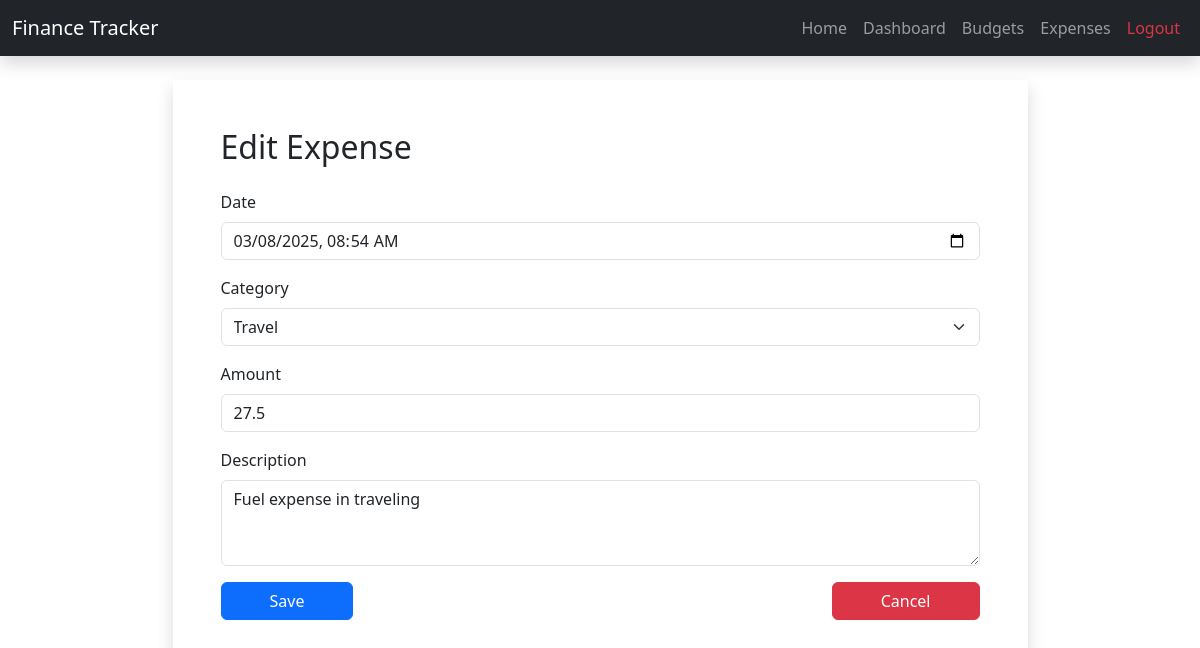
/edit_expense/6 (signed in), run on an earlier commit of the app's database.
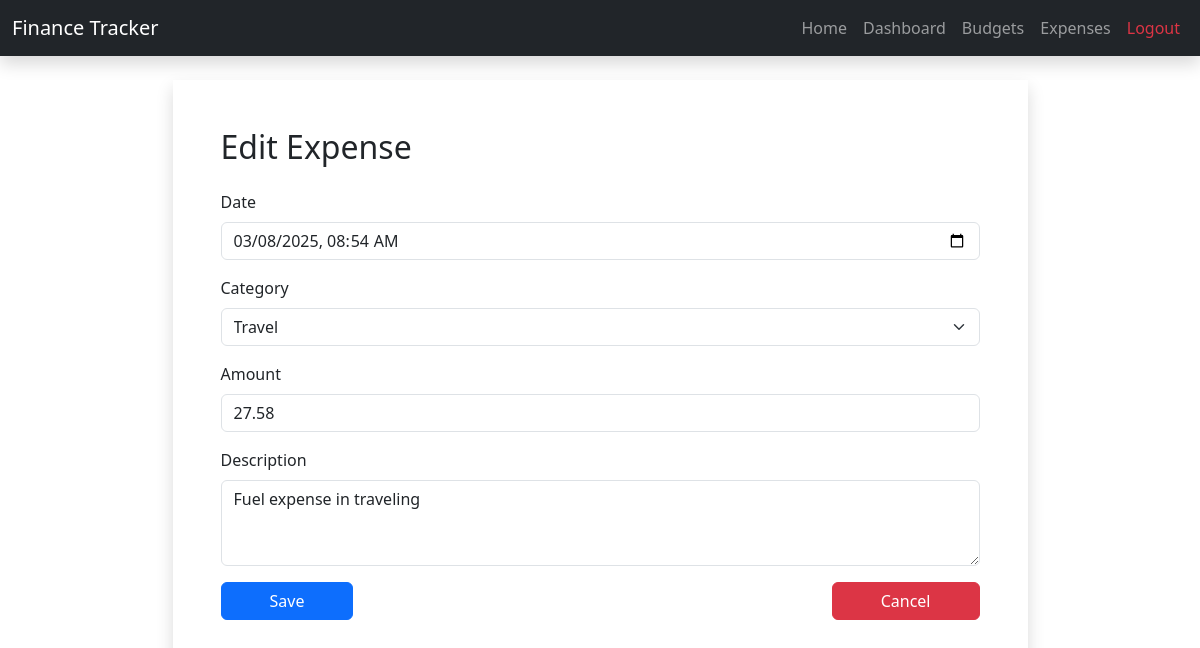
And on a later commit of the database.
### app/models.py (models this page shows, shortened)
class Expense(db.Model):
    id = db.Column(db.Integer, primary_key=True)
    user_id = db.Column(db.Integer, db.ForeignKey('user.id'), nullable=False)
    amount = db.Column(db.Float, nullable=False)
    category_id = db.Column(db.Integer, db.ForeignKey('category.id'), nullable=False)
    description = db.Column(db.String(255), nullable=True)
    date = db.Column(db.DateTime, nullable=False, default=lambda: datetime.now(utc_zone).astimezone(local_tz))
    category = db.relationship('Category', backref='expenses')

class Category(db.Model):
    id = db.Column(db.Integer, primary_key=True)
    name = db.Column(db.String(50), unique=True, nullable=False)

### app/routes.py (the view, shortened to what this page needs)
@bp.route('/edit_expense/<int:expense_id>', methods=['GET', 'POST'])
@login_required
def edit_expense(expense_id):
    expense = Expense.query.filter_by(id=expense_id, user_id=current_user.id).first()
    if not expense:
        flash("Expense not found or access denied.", "danger")
        return redirect(url_for('main.view_expenses'))
    categories = Category.query.all()
    current_month = datetime.utcnow().month
    current_year = datetime.utcnow().year
    monthly_budget = Budget.query.filter_by(user_id=current_user.id, period="monthly", month=current_month, year=current_year).first()
    monthly_budget_amount = monthly_budget.amount if monthly_budget else 0
    total_expenses = db.session.query(func.sum(Expense.amount)).filter(
        Expense.user_id == current_user.id,
        func.extract('month', Expense.date) == current_month,
        func.extract('year', Expense.date) == current_year
    ).scalar() or 0
    remaining_budget = monthly_budget_amount - total_expenses + expense.amount
    return render_template('edit_expense.html', expense=expense, categories=categories)

### app/__init__.py (called while the page is built)
@login_manager.user_loader
def load_user(user_id):
    from app.models import User
    return User.query.get(int(user_id))

### app/templates/edit_expense.html
{% extends "base.html" %}
{% block content %}
<div class="row justify-content-md-center">
    <div class="col col-lg-9 shadow p-5">
        <h2 class="mb-4">Edit Expense</h2>
        <form method="POST">
            <div class="mb-3">
                <label for="date" class="form-label">Date</label>
                <input type="datetime-local" id="date" name="expense_date" class="form-control"
                       value="{{ expense.date.strftime('%Y-%m-%dT%H:%M') }}" required>
            </div>
            <div class="mb-3">
                <label for="category" class="form-label">Category</label>
                <select id="category" name="category_id" class="form-select" required>
                    {% for category in categories %}
                        <option value="{{ category.id }}" {% if category.id == expense.category_id %} selected {% endif %}>
                            {{ category.name }}
                        </option>
                    {% endfor %}
                </select>
            </div>
            <div class="mb-3">
                <label for="amount" class="form-label">Amount</label>
                <input type="number" step="0.01" id="amount" name="amount" class="form-control"
                       value="{{ expense.amount }}" required>
            </div>
            <div class="mb-3">
                <label for="description" class="form-label">Description</label>
                <textarea id="description" name="description" class="form-control" rows="3" required>{{ expense.description }}</textarea>
            </div>
            <div class="d-flex justify-content-between">
                <button type="submit" class="btn btn-primary px-5">Save </button>
                <a href="{{ url_for('main.view_expenses') }}" class="btn btn-danger px-5">Cancel</a>
            </div>
        </form>
    </div>
</div>
{% endblock %}

What changed in the data, as far as the page shows it:
changed Expense "Fuel expense in traveling": amount "27.5" → "27.58"
